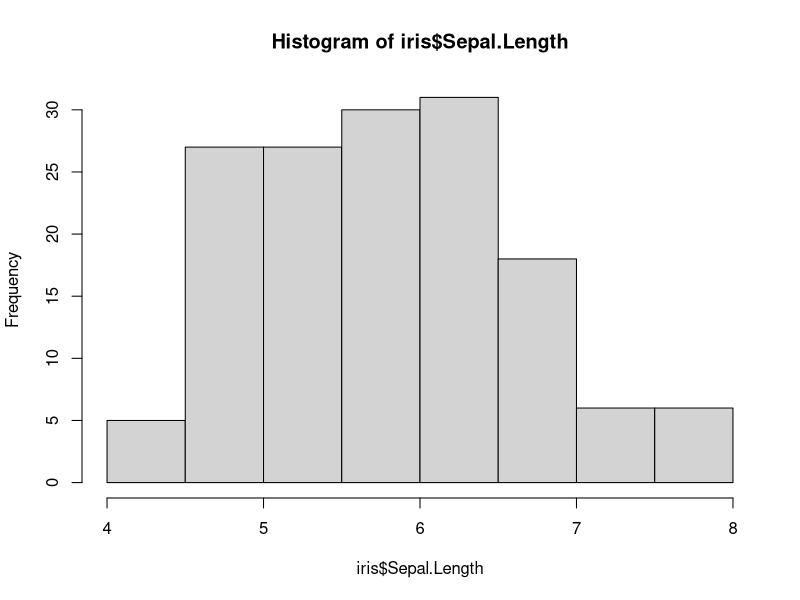
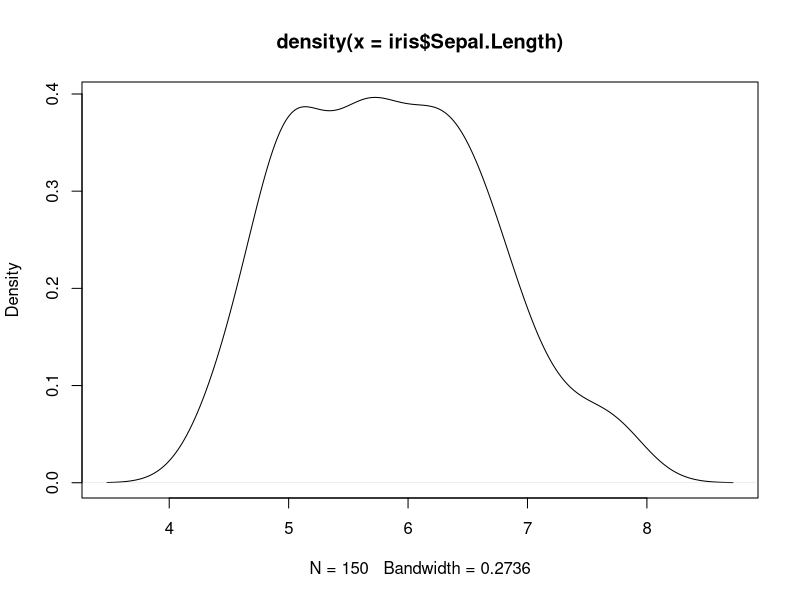
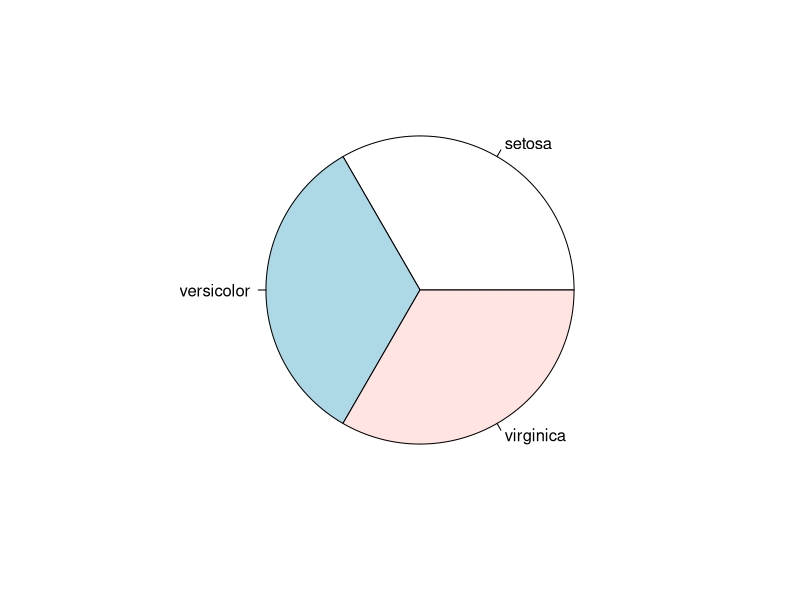
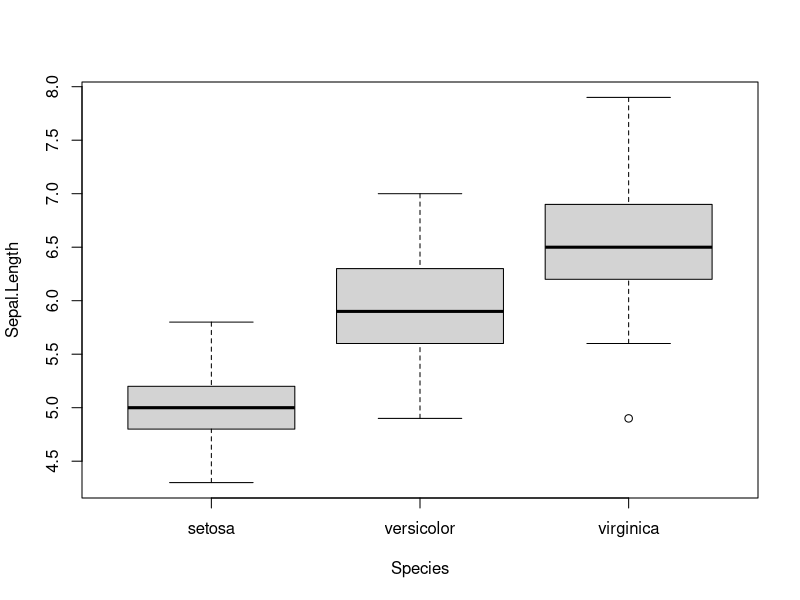
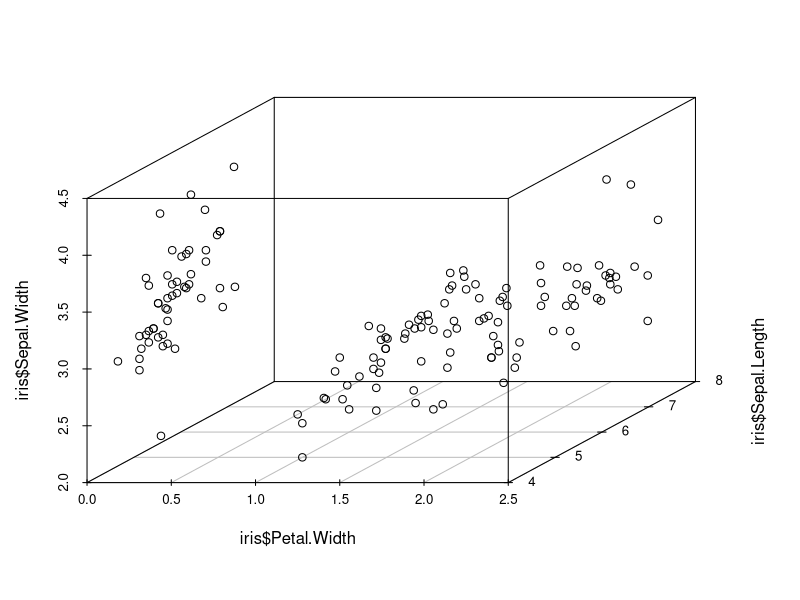
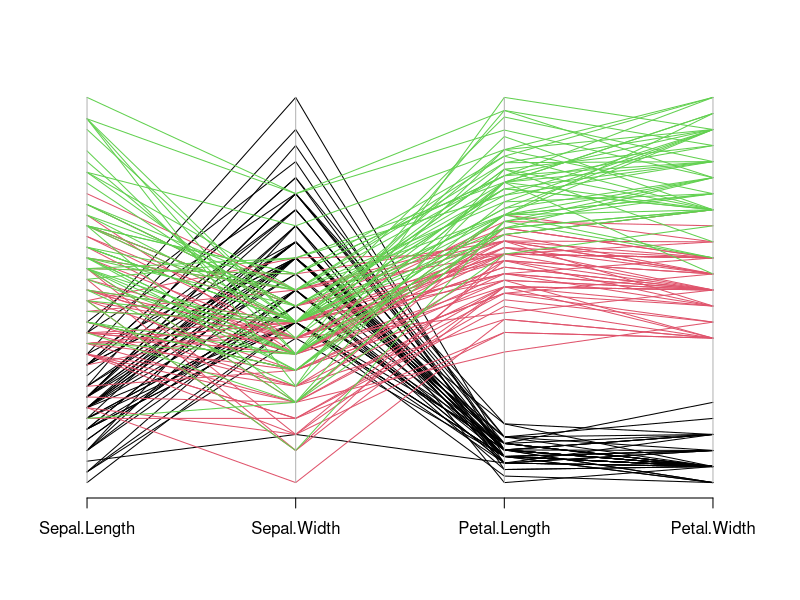
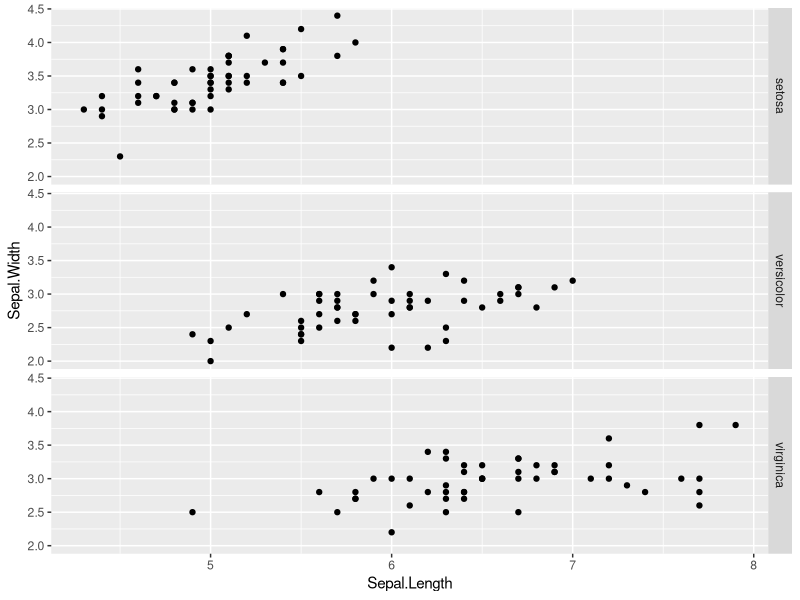
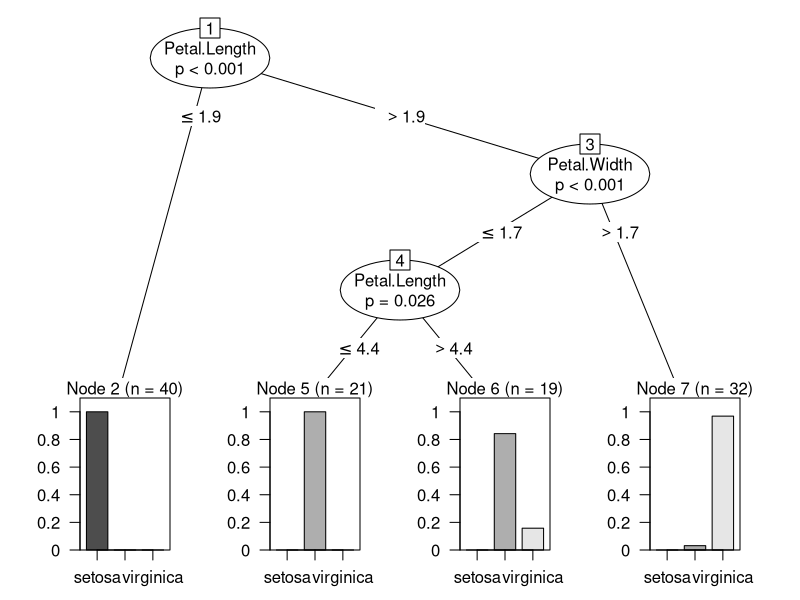

Reproduce these figures in R, in order.


#The Iris Data 
#http://cran.r-project.org/doc/contrib/Zhao_R_and_data_mining.pdf 
#See Section 1.3
#The data is included with R, so we just have to call it. 
#This is a traditional "Classification" Problem
library(ggplot2)
iris<-iris
summary (iris)
str(iris)
hist(iris$Sepal.Length)
plot(density(iris$Sepal.Length))
pie(table(iris$Species))

#Basic Correlation 
cor(iris[,1:4])
#Aggregate Data 
aggregate(Sepal.Length ~ Species, summary, data=iris)
boxplot(Sepal.Length~Species, data=iris)
install.packages("scatterplot3d")
library(scatterplot3d)
scatterplot3d(iris$Petal.Width, iris$Sepal.Length, iris$Sepal.Width)

library(MASS)
parcoord(iris[1:4], col=iris$Species)
install.packages("ggplot2")

library(ggplot2)
qplot(Sepal.Length, Sepal.Width, data=iris, facets=Species ~.)

#1. Desribe what you find through visualizing the data. What intuition 
#would a classifier have to capture to categorize the data?

#This pulls out 70% for training data.
#This starts on P. 29 of http://cran.r-project.org/doc/contrib/Zhao_R_and_data_mining.pdf 

#This creates a vector indicator we will use to 
#select our training and test dataset 
set.seed(1234)
ind <- sample(2, nrow(iris), replace=TRUE, prob=c(0.7, 0.3))

#Select our training data
trainData <- iris[ind==1,]

#Select our test data
testData <- iris[ind==2,]
#This is a package that includes a decision Tree 
install.packages('party')
library(party)

#This specifies the formula
myFormula <- Species ~ Sepal.Length + Sepal.Width + Petal.Length + Petal.Width
#This generates the decision tree
iris_ctree <- ctree(myFormula, data=trainData)


#This creats a new variable 
trainData$pred_ctree<-predict(iris_ctree)
plot(iris_ctree)

table(trainData$pred_ctree, trainData$Species)
trainData$correct<-ifelse(trainData$pred_ctree==trainData$Species, 1, 0)

#This shows the percentage of the data correctly predicted.
summary(trainData$correct)

#2 Which class was most likely to be misclassified?  How many total were misclassified?

#3 Explain the logic found in the first node of the decision tree.

#4 Rerun the analysis using only 20% of the data as a training.  What % is correct?

plot(iris_ctree, type="simple")
testData$pred_ctree <- predict(iris_ctree, newdata = testData)
testData$correct<-ifelse(testData$pred_ctree==testData$Species, 1, 0)

#5 What % of the predictions are correct in the test data?

#6 Would you expect the % classified correctly to be higher
#in the training or test analysis?


install.packages('randomForest')
library('randomForest')
rf <- randomForest(Species ~ ., data=trainData, ntree=100, proximity=TRUE)
trainData$pred_rf<-predict(rf)
table(trainData$pred_rf, trainData$Species)
print(rf) 
plot(rf)
importance(rf)


#7 Calculate the % classified corectly in the random forest prediction 
# for both the training and the test set.  

#8 What does "importance" tell us?
